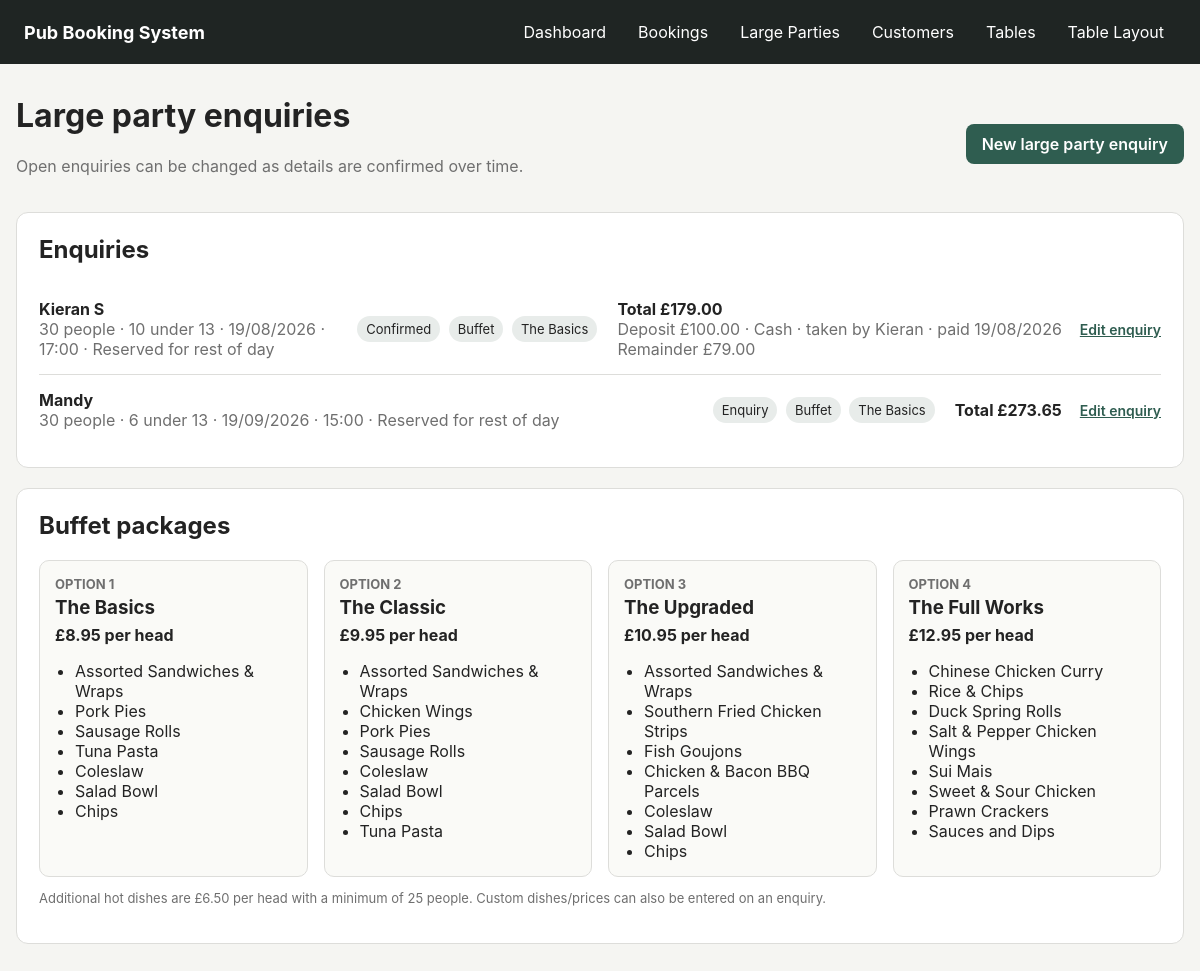
Before: /large-parties with the older database file.
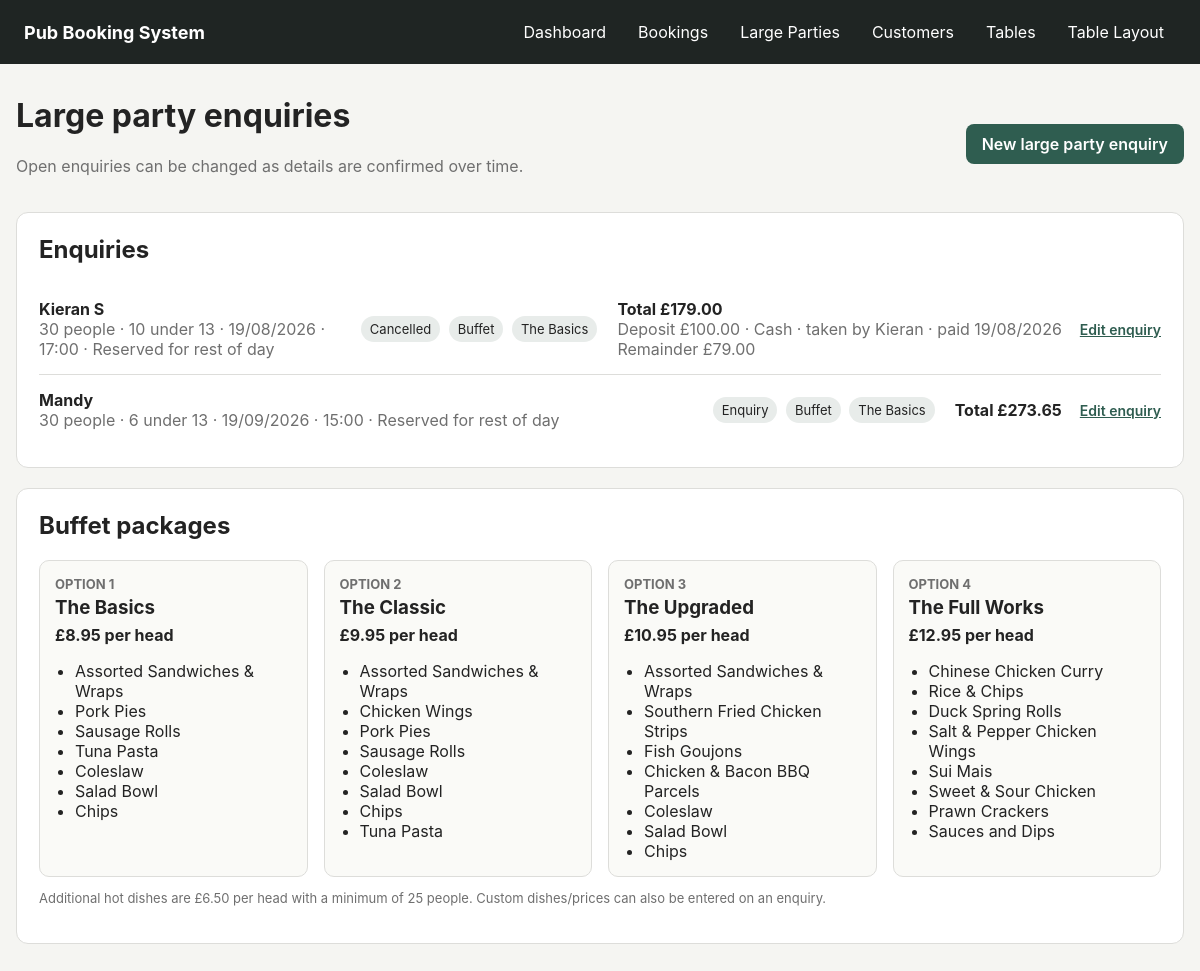
After: the same page with the newer database file.
### app/models.py (models this page shows, shortened)
class LargePartyInquiry(db.Model):
    id = db.Column(db.Integer, primary_key=True)
    customer_name = db.Column(db.String(120), nullable=False)
    customer_phone = db.Column(db.String(30), nullable=False, index=True)
    event_date = db.Column(db.Date, index=True)
    event_time = db.Column(db.Time)
    expected_end_time = db.Column(db.Time)
    reserve_for_rest_of_day = db.Column(db.Boolean, nullable=False, default=False)
    party_size = db.Column(db.Integer, nullable=False)
    number_of_children = db.Column(db.Integer, nullable=False, default=0)
    high_chairs_required = db.Column(db.Integer, nullable=False, default=0)
    food_type = db.Column(db.String(30))  # Menu / Buffet / blank
    menu_option_id = db.Column(
        db.Integer,
        db.ForeignKey("large_party_menu_option.id")
    )
    catered_people = db.Column(db.Integer)
    quoted_price_per_head = db.Column(db.Float)
    quoted_food_total = db.Column(db.Float)
    deposit_required_amount = db.Column(db.Float, nullable=False, default=0)
    deposit_paid_amount = db.Column(db.Float, nullable=False, default=0)
    deposit_due_date = db.Column(db.Date)
    deposit_paid_date = db.Column(db.Date)
    deposit_payment_method = db.Column(db.String(20))
    deposit_taken_by = db.Column(db.String(120))
    occasion = db.Column(db.String(120))
    notes = db.Column(db.Text)
    status = db.Column(db.String(40), nullable=False, default="Enquiry")
    created_at = db.Column(db.DateTime, default=datetime.utcnow)
    updated_at = db.Column(
        db.DateTime,
        default=datetime.utcnow,
        onupdate=datetime.utcnow,
    )
    menu_option = db.relationship("LargePartyMenuOption")
    reserved_areas = db.relationship(
        "LargePartyReservedArea",
        back_populates="inquiry",
        cascade="all, delete-orphan"
    )
    reserved_tables = db.relationship(
        "LargePartyReservedTable",
        back_populates="inquiry",
        cascade="all, delete-orphan"
    )
    extra_dishes = db.relationship(
        "InquiryExtraDish",
        back_populates="inquiry",
        cascade="all, delete-orphan"
    )
    reminders = db.relationship(
        "InquiryReminder",
        back_populates="inquiry",
        cascade="all, delete-orphan"
    )
    @property
    def extras_total(self):
        return sum(float(item.total_price or 0) for item in self.extra_dishes)
    @property
    def total_amount(self):
        return round(
            float(self.quoted_food_total or 0) + float(self.extras_total or 0),
            2,
        )
    @property
    def total_remainder(self):
        return max(
            round(
                float(self.total_amount or 0)
                - float(self.deposit_paid_amount or 0),
                2,
            ),
            0,
        )

class LargePartyMenuOption(db.Model):
    id = db.Column(db.Integer, primary_key=True)
    option_number = db.Column(db.Integer, unique=True)
    name = db.Column(db.String(80), nullable=False, unique=True)
    price_per_head = db.Column(db.Float)
    items_text = db.Column(db.Text)
    active = db.Column(db.Boolean, nullable=False, default=True)

class InquiryExtraDish(db.Model):
    id = db.Column(db.Integer, primary_key=True)
    inquiry_id = db.Column(
        db.Integer,
        db.ForeignKey("large_party_inquiry.id"),
        nullable=False
    )
    dish_name = db.Column(db.String(150), nullable=False)
    price_per_head = db.Column(db.Float, nullable=False)
    quantity_people = db.Column(db.Integer, nullable=False)
    is_custom = db.Column(db.Boolean, nullable=False, default=False)
    inquiry = db.relationship("LargePartyInquiry", back_populates="extra_dishes")
    @property
    def total_price(self):
        return round(
            float(self.price_per_head or 0) * int(self.quantity_people or 0),
            2,
        )

### app/routes.py (the view)
@main.route("/large-parties")
def large_parties():
    inquiries = db.session.scalars(
        db.select(LargePartyInquiry)
        .order_by(
            LargePartyInquiry.event_date.is_(None),
            LargePartyInquiry.event_date,
            LargePartyInquiry.created_at.desc(),
        )
    ).all()
    options = db.session.scalars(
        db.select(LargePartyMenuOption)
        .order_by(LargePartyMenuOption.option_number)
    ).all()
    return render_template(
        "large_parties.html",
        inquiries=inquiries,
        options=options,
    )

### app/templates/large_parties.html (shortened to what this page needs)
{% extends "base.html" %}
{% block content %}
<div class="page-heading">
    <div>
        <h1>Large party enquiries</h1>
        <p>Open enquiries can be changed as details are confirmed over time.</p>
    </div>
    <a class="button"
       href="{{ url_for('main.new_large_party') }}">
        New large party enquiry
    </a>
</div>
<div class="card">
    <h2>Enquiries</h2>
    {% if inquiries %}
        <div class="inquiry-list">
            {% for inquiry in inquiries %}
                <div class="inquiry-row">
                    <div>
                        <strong>{{ inquiry.customer_name }}</strong>
                        <div class="muted">
                            {{ inquiry.party_size }} people
                            {% if inquiry.number_of_children %}
                                · {{ inquiry.number_of_children }} under 13
                            {% endif %}
                            {% if inquiry.event_date %}
                                · {{ inquiry.event_date.strftime("%d/%m/%Y") }}
                            {% else %}
                                · Date not confirmed
                            {% endif %}
                            {% if inquiry.event_time %}
                                · {{ inquiry.event_time.strftime("%H:%M") }}
                                {% if inquiry.reserve_for_rest_of_day %}
                                    · Reserved for rest of day
                                {% elif inquiry.expected_end_time %}
                                    – {{ inquiry.expected_end_time.strftime("%H:%M") }}
                                {% endif %}
                            {% endif %}
                        </div>
                    </div>
                    <div>
                        <span class="badge">{{ inquiry.status }}</span>
                        {% if inquiry.food_type %}<span class="badge">{{ inquiry.food_type }}</span>{% endif %}
                        {% if inquiry.menu_option %}<span class="badge">{{ inquiry.menu_option.name }}</span>{% endif %}
                    </div>
                    <div>
                        <strong>Total £{{ "%.2f"|format(inquiry.total_amount) }}</strong>
                        {% if inquiry.deposit_paid_amount %}
                            <div class="muted">
                                Deposit £{{ "%.2f"|format(inquiry.deposit_paid_amount) }}
                                · {{ inquiry.deposit_payment_method }}
                                · taken by {{ inquiry.deposit_taken_by }}
                                {% if inquiry.deposit_paid_date %}
                                    · paid {{ inquiry.deposit_paid_date.strftime("%d/%m/%Y") }}
                                {% endif %}
                            </div>
                            <div class="muted">
                                Remainder £{{ "%.2f"|format(inquiry.total_remainder) }}
                            </div>
                        {% endif %}
                    </div>
                    <a class="small-link"
                       href="{{ url_for('main.edit_large_party', inquiry_id=inquiry.id) }}">
                        Edit enquiry
                    </a>
                </div>
            {% endfor %}
        </div>
    {% else %}
        <p class="muted">No large party enquiries yet.</p>
    {% endif %}
</div>
<div class="card">
    <h2>Buffet packages</h2>
    <div class="buffet-grid">
        {% for option in options %}
            <div class="buffet-card">
                <div class="buffet-option">Option {{ option.option_number }}</div>
                <h3>{{ option.name }}</h3>
                <strong>£{{ "%.2f"|format(option.price_per_head) }} per head</strong>
                <ul>
                    {% for item in option.items_text.split('\n') %}
                        <li>{{ item }}</li>
                    {% endfor %}
                </ul>
            </div>
        {% endfor %}
    </div>
    <p class="field-note">
        Additional hot dishes are £6.50 per head with a minimum of 25 people.
        Custom dishes/prices can also be entered on an enquiry.
    </p>
</div>
{% endblock %}

### app/templates/base.html (shortened to what this page needs)
<!doctype html>
<html lang="en">
<head>
    <link rel="stylesheet"
          href="{{ url_for('static', filename='css/style.css') }}">
</head>
<body>
<header class="topbar">
    <div class="brand">Pub Booking System</div>
    <nav>
        <a href="{{ url_for('main.dashboard') }}">Dashboard</a>
        <a href="{{ url_for('main.bookings') }}">Bookings</a>
        <a href="{{ url_for('main.large_parties') }}">Large Parties</a>
        <a href="{{ url_for('main.customers') }}">Customers</a>
        <a href="{{ url_for('main.tables') }}">Tables</a>
        <a href="{{ url_for('main.table_layout') }}">Table Layout</a>
    </nav>
</header>
<main class="container">
    {% block content %}{% endblock %}
</main>
</body>
</html>

### app/static/css/style.css (style rules this page uses)
:root { --background: #f5f5f2; --surface: #ffffff; --text: #232323; --muted: #6f6f6f; --border: #ddddda; --accent: #2f5d50; --accent-dark: #23463c; --danger: #a83232; --success-bg: #e8f5ea; --error-bg: #fdeaea; --warning-bg: #fff3cd; --warning-border: #e2c45f; }
* { box-sizing: border-box; }
body { margin: 0; font-family: -apple-system, BlinkMacSystemFont, "Segoe UI", sans-serif; background: var(--background); color: var(--text); }
.topbar { background: #1f2523; color: white; padding: 0 24px; min-height: 64px; display: flex; align-items: center; justify-content: space-between; gap: 24px; }
.brand { font-weight: 700; font-size: 18px; }
.topbar nav { display: flex; gap: 8px; flex-wrap: wrap; }
.topbar a { color: white; text-decoration: none; padding: 9px 12px; border-radius: 7px; }
.container { width: min(1180px, calc(100% - 32px)); margin: 32px auto; }
.page-heading { display: flex; justify-content: space-between; align-items: center; gap: 20px; margin-bottom: 20px; }
h1, h2 { margin-top: 0; }
.page-heading p, .muted { color: var(--muted); }
.card, .form-section { background: var(--surface); border: 1px solid var(--border); border-radius: 12px; padding: 22px; margin-bottom: 20px; }
.button { appearance: none; border: 0; border-radius: 8px; background: var(--accent); color: white; padding: 10px 16px; font: inherit; font-weight: 600; text-decoration: none; cursor: pointer; display: inline-block; }
.field-note { color: var(--muted); font-size: 13px; line-height: 1.35; }
.booking-list, .inquiry-list { display: flex; flex-direction: column; }
.inquiry-row { display: grid; grid-template-columns: minmax(240px, 1fr) auto auto auto; gap: 18px; align-items: center; padding: 15px 0; border-bottom: 1px solid var(--border); }
.booking-row:last-child, .inquiry-row:last-child { border-bottom: 0; }
.badge { display: inline-block; background: #e8ecea; border-radius: 999px; padding: 5px 9px; margin: 2px; font-size: 13px; }
.small-link { font-size: 14px; color: var(--accent); font-weight: 600; }
.buffet-grid { display: grid; grid-template-columns: repeat(auto-fit, minmax(230px, 1fr)); gap: 16px; }
.buffet-card, .buffet-mini-card { border: 1px solid var(--border); border-radius: 10px; padding: 15px; background: #fafaf7; }
.buffet-card h3 { margin: 4px 0 6px; }
.buffet-card ul, .buffet-mini-card ul { padding-left: 20px; margin-bottom: 0; }
.buffet-option { font-size: 13px; text-transform: uppercase; font-weight: 700; color: var(--muted); }

Changed rows visible on the page:
changed LargePartyInquiry "Kieran S": status "Confirmed" → "Cancelled"
